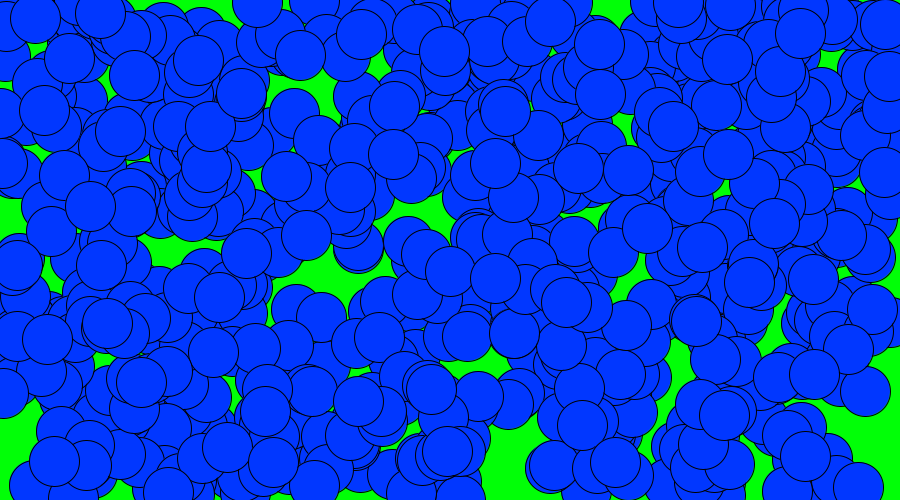
Frame 1 (no input)
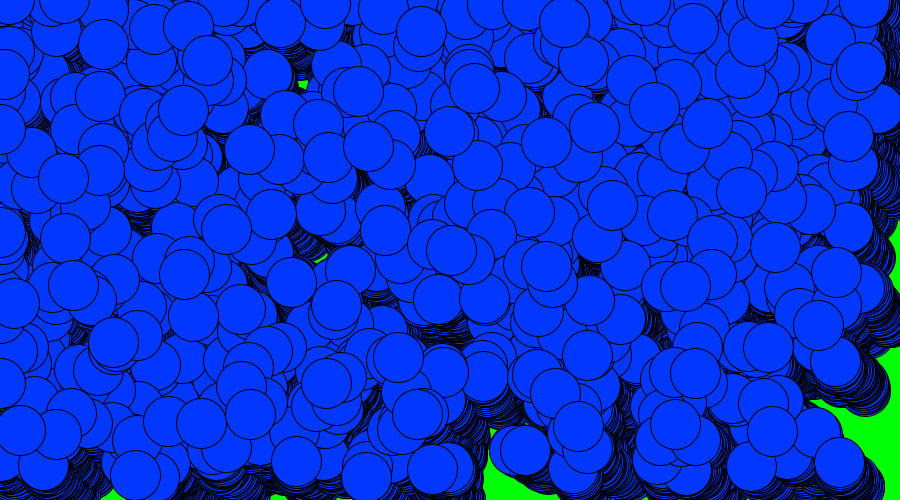
Frame 60 (the mouse pressed at the canvas centre just before this capture)
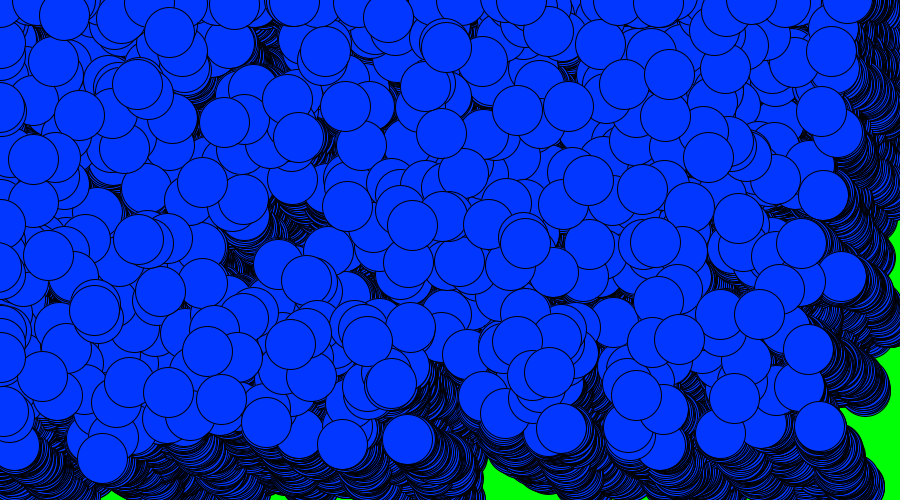
Frame 120 (the mouse held since frame 60 and released just before this capture)

The Processing sketch that drew these frames (run headless with seeded random() and noise(); from frame 60 on, the mouse is pressed at the canvas centre):

// Processing sketch: sketch_day
// ── sketch_day.pde
int w, h, x, y;
ArrayList<myDot> dots;
int numDots = 690;
void setup() {
  size(900, 500);
  background(RGB, 500, 7, 8);
  dots = new ArrayList<myDot>();
  w = int(random(90, 40)); 
  h = int(random(90, 40));
  x = int(random(90, 400));
  y = int(random(90, 20));

  for (int i =0; i<numDots; i++) {
    x = int(random(width));
    y = int(random(height));
    w = 50;
    h = 50;
    myDot dot = new myDot(x, y, w, h);
    dots.add(dot);
  }
}

void draw() {
  for (myDot d : dots) d.draw();
}

// ── my_dot.pde
class myDot {
  int x, y, w, h;
  color c;

  myDot(int x, int y, int w, int h) {
    this.x = x; 
    this.y = y;
    this.w = w; 
    this.h = h;
    this.c = color(RGB, 55, 7000, 3000);
  }
  void move() {
    x += random(-2, 2);
    y += random(-2, 2);
  }
  void draw() {
    fill(c); 
    move ();
    ellipse(x, y, w, h);
  }
}
